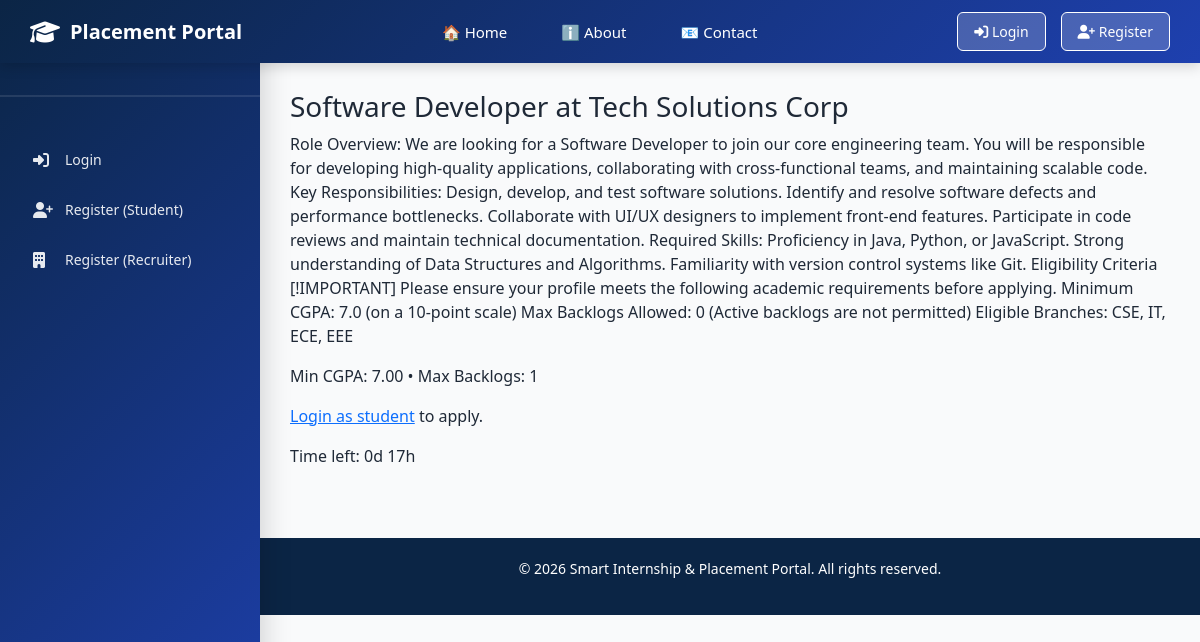
/jobs/7/, run on the app's committed database.
### jobs/models.py (models this page shows, shortened)
class JobPost(models.Model):
    STATUS_OPEN = 'Open'
    STATUS_CLOSED = 'Closed'
    STATUS_CHOICES = [
        (STATUS_OPEN, 'Open'),
        (STATUS_CLOSED, 'Closed'),
    ]
    JOB_TYPE_CHOICES = [
        ('Full-time', 'Full-time'),
        ('Internship', 'Internship'),
        ('PPO', 'PPO')
    ]
    title = models.CharField(max_length=200)
    company = models.CharField(max_length=200)
    description = models.TextField()
    posted_by = models.ForeignKey(settings.AUTH_USER_MODEL, on_delete=models.CASCADE,
                                  related_name='job_posts', limit_choices_to={'role_type': 'RECRUITER'})
    min_cgpa = models.DecimalField(max_digits=4, decimal_places=2, default=0.00)
    max_backlogs = models.IntegerField(default=0)
    branches = models.CharField(max_length=200, blank=True, help_text="Comma separated branch names")
    job_type = models.CharField(max_length=50, choices=JOB_TYPE_CHOICES, default='Internship')
    package = models.DecimalField(max_digits=9, decimal_places=2, null=True, blank=True)
    deadline = models.DateTimeField()
    status = models.CharField(max_length=20, choices=STATUS_CHOICES, default=STATUS_OPEN)
    created_at = models.DateTimeField(auto_now_add=True, null=True)
    updated_at = models.DateTimeField(auto_now=True)
    class Meta:
        ordering = ['-deadline']
        indexes = [
            models.Index(fields=['status', 'deadline']),
            models.Index(fields=['posted_by']),
        ]

### jobs/views.py (the view, shortened to what this page needs)
# urls.py: path('<int:pk>/', views.JobDetailView.as_view(), name='job_detail'),
class JobDetailView(DetailView):
    model = JobPost
    template_name = 'jobs/job_detail.html'
    context_object_name = 'job'
    def get_queryset(self):
        if self.request.user.is_authenticated and (
            getattr(self.request.user, 'is_recruiter', False) or
            getattr(self.request.user, 'is_tpo', False)
        ):
            return JobPost.objects.all()
        return JobPost.objects.filter(status=JobPost.STATUS_OPEN)
    def get_context_data(self, **kwargs):
        ctx = super().get_context_data(**kwargs)
        job = self.get_object()
        applied = False
        eligibility_error = None
        ctx['applied'] = applied
        ctx['eligibility_error'] = eligibility_error
        ctx['can_apply'] = not eligibility_error and not applied
        return ctx

### templates/jobs/job_detail.html (shortened to what this page needs)
{% extends 'base.html' %}
{% block content %}
<h3>{{ job.title }} at {{ job.company }}</h3>
<p>{{ job.description }}</p>
<p>Min CGPA: {{ job.min_cgpa }} • Max Backlogs: {{ job.max_backlogs }}</p>
{% if user.is_authenticated and user.is_student %}
  {% if applied %}
    <button class="btn btn-secondary" disabled>Already Applied</button>
  {% else %}
    <form method="post" action="{% url 'apply_job' job.pk %}" style="display:inline;">
      {% csrf_token %}
      <button type="submit" class="btn btn-success">Apply</button>
    </form>
  {% endif %}
{% else %}
  <p><a href="{% url 'login' %}">Login as student</a> to apply.</p>
{% endif %}
<div id="countdown" class="mt-3"></div>
{% endblock %}

### templates/base.html (style rules this page uses)
:root { --primary: #0b2545; --secondary: #1e40af; --accent: #f59e0b; --success: #10b981; --danger: #ef4444; --light-bg: #f9fafb; --border: #e5e7eb; }
* { margin: 0; padding: 0; box-sizing: border-box; }
html, body { height: 100%; overflow-x: hidden; }
body { background-color: var(--light-bg); color: #1f2937; font-family: 'Segoe UI', Tahoma, Geneva, Verdana, sans-serif; }
body { padding-top: 60px; }

### data on the page
JobPost: title "Software Developer", company "Tech Solutions Corp", description "Role Overview: We are looking for a Software Developer to join our core engineering team. You will be responsible for developing high-quality applications, collaborating with cross-functional teams, and maintaining scalable code. Key Responsibilities: Design, develop, and test software solutions. Identify and resolve software defects and performance bottlenecks. Collaborate with UI/UX designers to implement front-end features. Participate in code reviews and maintain technical documentation. Required Skills: Proficiency in Java, Python, or JavaScript. Strong understanding of Data Structures and Algorithms. Familiarity with version control systems like Git. Eligibility Criteria [!IMPORTANT]…", min_cgpa "7.00", max_backlogs "1"
